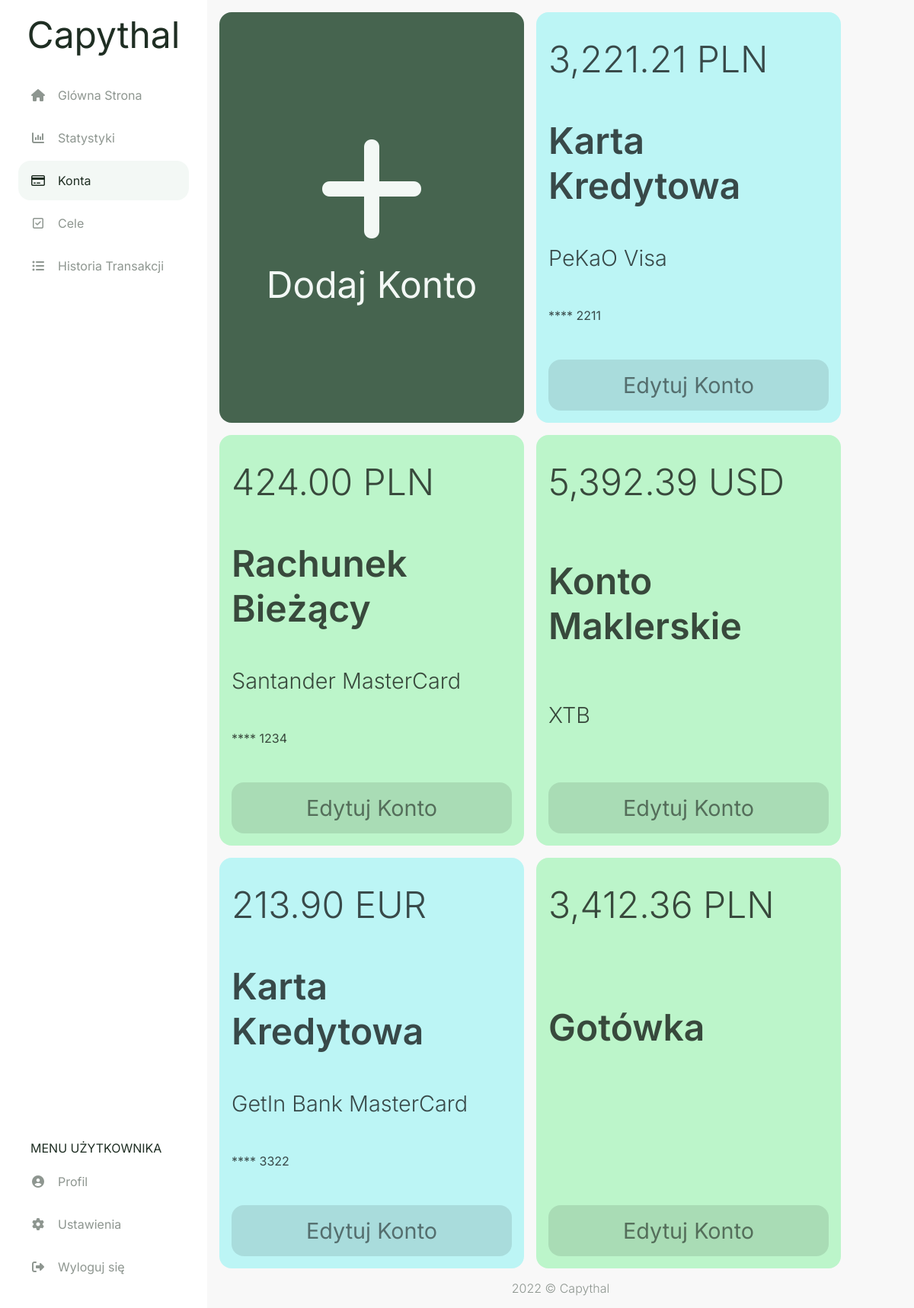
Page /accounts (signed in) on the earlier database version.
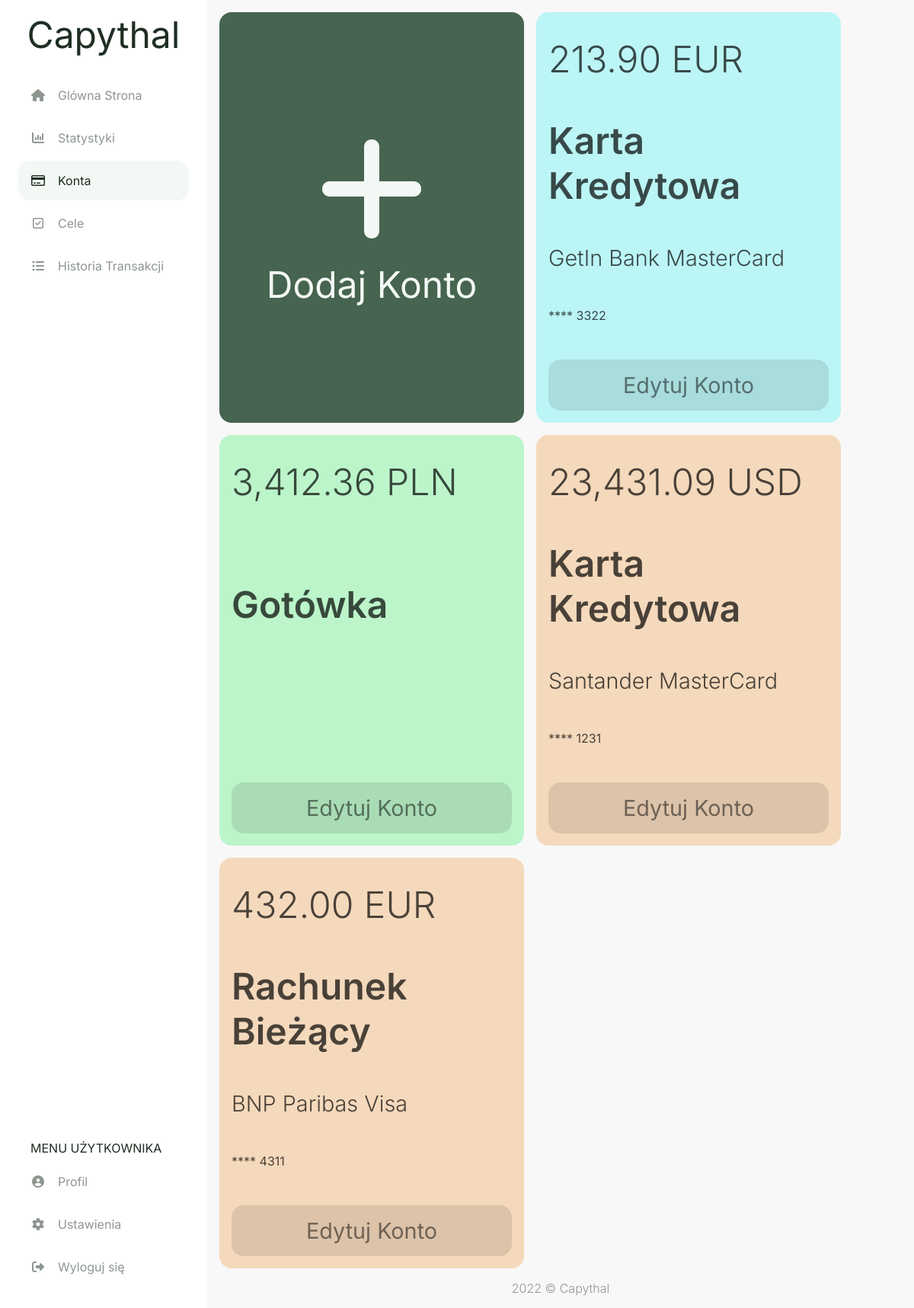
Same page on the later database version.
### capythal/models.py (models this page shows, shortened)
class account(db.Model):
    id = db.Column(db.Integer, primary_key=True)
    user_id = db.Column(db.Integer, db.ForeignKey('user.id'), nullable=False)
    currency_id = db.Column(db.Integer, db.ForeignKey('currency.id'), nullable=False)
    card_id = db.Column(db.Integer, db.ForeignKey('card.id'))
    acc_type_id = db.Column(db.Integer, db.ForeignKey('acc_type.id'), nullable=False)
    style_id = db.Column(db.Integer, db.ForeignKey('style.id'), nullable=False)
    amount = db.Column(db.Float(20,2), default = 0)
    card_number = db.Column(db.String(4))
    fin_inst = db.Column(db.String(20))
    transaction = db.relationship("transaction", backref="account", lazy=True)
    settings = db.relationship("settings", back_populates="account", uselist=False)
    goal = db.relationship("goal", backref="account", lazy=True)

class currency(db.Model):
    id = db.Column(db.Integer, primary_key=True)
    name = db.Column(db.String(20), nullable=False)
    account = db.relationship("account", backref="currency", lazy=True)
    settings = db.relationship("settings", backref="currency", lazy=True)

class acc_type(db.Model):
    id = db.Column(db.Integer, primary_key=True)
    name = db.Column(db.String(20), nullable=False)
    account = db.relationship("account", backref="acc_type", lazy=True)

class card(db.Model):
    id = db.Column(db.Integer, primary_key=True)
    name = db.Column(db.String(20), nullable=False)
    account = db.relationship("account", backref="card", lazy=True)

### capythal/routes.py (the view, shortened to what this page needs)
@app.route('/accounts', methods=['GET', 'POST'])
@login_required
def accounts():
    form_add = addAccForm()
    form_edit = editAccForm()
    accounts = db.session.query(account,currency,card,acc_type,style).join(currency).join(card).join(acc_type).join(style).filter(account.user_id == current_user.id)
    if form_edit.deleteAcc.data and form_edit.validate():
        db.session.execute(
            delete(account)
            .where((account.id == form_edit.account_id.data) & (account.user_id == current_user.id)))
        db.session.commit()
        return redirect(url_for('accounts'))
    return render_template("accounts.html", accounts = accounts, form_add = form_add, form_edit = form_edit)

### capythal/models.py (called while the page is built)
@login_manager.user_loader
def load_user(user_id):
    return user.query.get(int(user_id))

### capythal/routes.py (called while the page is built)
@app.template_filter()
def currencyFormat(value):
    value = float(value)
    return "{:,.2f}".format(value)

### capythal/templates/accounts.html (shortened to what this page needs)
{% extends "layout.html" %}
{% set active_page = "accounts" %}
{% block head %}
  {{ super() }}
  <link rel="stylesheet" href="{{ url_for('static', filename='css/accounts.css') }}">
  <link rel="stylesheet" href="{{ url_for('static', filename='css/modals/account-modal.css') }}">
{% endblock %}
{% block content %}
<div class="accounts-flexbox">
  <a href="#modal-add" class="account-add bg-main-btn fc-main-btn">
    <span class="account-plus-sign fa fa-plus"></span>
    <span class="fs-1">Dodaj Konto</span>
  </a>
  {% for account,currency,card,acc_type,style in accounts %}
    <div class="account-info style-{{ style.name }}">
      <span class="fs-1 fw-light">{{ account.amount | currencyFormat }} {{ currency.name }}</span>
      <span class="fs-1 fw-semibold">{{ acc_type.name }}</span>
      <span class="fs-2 fw-light">
        {% if account.fin_inst %}{{ account.fin_inst }}{% endif %} {% if card.name %}{{ card.name }}{% endif %}
      </span>
      {% if account.card_number %}
      <span class="fs-4">**** {{ account.card_number }}</span>
      {% endif %}
      <a href="#modal{{ account.id }}" class="account-edit" value=1>
        <span class="fs-2">Edytuj Konto</span>
      </a>
    </div>
  {% endfor %}
</div>
{% endblock %}

### capythal/templates/layout.html (shortened to what this page needs)
<!doctype html>
<html lang="pl">
  <head>
    {% block head %}
    <link rel="stylesheet" href="{{ url_for('static', filename='css/style.css') }}">
    {% endblock %}
  </head>
  <body>
    <aside id="navbar" class="navbar">
      <a class="logo fs-1" href="{{ url_for('home') }}">Capythal</a>
      <ul class="navbar-list-top">
        <li class="menu-button {{ 'active' if active_page == 'home' else '' }}">
          <a href="{{ url_for('home') }}" class="menu-button-link">
            <span class="fa fa-fw fa-home my-auto"></span>
            <span class="ml-1 fs-4">Glówna Strona</span>
          </a>
        </li>
        <li class="menu-button {{ 'active' if active_page == 'stats' else '' }}">
          <a href="{{ url_for('stats') }}" class="menu-button-link">
            <span class="fa fa-fw fa-bar-chart my-auto"></span>
            <span class="ml-1 fs-4">Statystyki</span>
          </a>
        </li>
        <li class="menu-button {{ 'active' if active_page == 'accounts' else '' }}">
          <a href="{{ url_for('accounts') }}" class="menu-button-link">
            <span class="fa fa-fw fa-credit-card my-auto"></span>
            <span class="ml-1 fs-4">Konta</span>
          </a>
        </li>
        <li class="menu-button {{ 'active' if active_page == 'goals' else '' }}">
          <a href="{{ url_for('goals') }}" class="menu-button-link">
            <span class="fa fa-fw fa-check-square-o my-auto"></span>
            <span class="ml-1 fs-4">Cele</span>
          </a>
        </li>
        <li class="menu-button {{ 'active' if active_page == 'history' else '' }}">
          <a href="{{ url_for('history') }}" class="menu-button-link">
            <span class="fa fa-fw fa-list-ul my-auto"></span>
            <span class="ml-1 fs-4">Historia Transakcji</span>
          </a>
        </li>
      </ul>
      <ul class="navbar-list-bottom">
        <li class="nav-item">
          <span class="ml-1 fs-4">MENU UŻYTKOWNIKA</span>
        </li>
        <li class="menu-button">
          <a href="{{ url_for('userpage') }}" class="menu-button-link">
            <span class="fa fa-fw fa-user-circle my-auto"></span>
            <span class="ml-1 fs-4">Profil</span>
          </a>
        </li>
        <li class="menu-button">
          <a href="" class="menu-button-link">
            <span class="fa fa-fw fa-cog my-auto"></span>
            <span class="ml-1 fs-4">Ustawienia</span>
          </a>
        </li>
        <li class="menu-button">
          <a href="{{ url_for('logout') }}" class="menu-button-link">
            <span class="fa fa-fw fa-sign-out my-auto"></span>
            <span class="ml-1 fs-4">Wyloguj się</span>
          </a>
        </li>
      </ul>
    </aside>
    <main class="main-content">
      {%block content%}
      {%endblock%}
    </main>
    <footer class="fc-secondary fw-light">
      2022 © Capythal
    </footer>
  </body>
</html>

### capythal/static/css/style.css (style rules this page uses)
html, body { padding: 0; margin: 0; }
html { height: 100%; font-family: 'Inter', sans-serif; width: 100%; }
body { background-color: #F8F8F8; color: #1F2E23; min-height: 100vh; display: flex; flex-direction: column; }
* { box-sizing: border-box; }
aside { background-color: #FFFFFF; }
a { color: #1F2E23; cursor: pointer; text-decoration: none; }
.bg-main-btn { background-color: #46644F; }
.style-orange { color: hsl(30, 18%, 33%); background-color: hsl(30, 75%, 85%); }
.style-green { color: hsl(135, 18%, 33%); background-color: hsl(135, 75%, 85%); }
.style-cyan { color: hsl(180, 18%, 33%); background-color: hsl(180, 75%, 85%); }
.fc-secondary { color: #8E9690; }
.fc-main-btn { color: #F3F8F5; }
.fw-light { font-weight: 300 !important; }
.fw-semibold { font-weight: 600 !important; }
.ml-1 { margin-left: 1rem !important; }
.my-auto { margin: auto 0; }
.navbar { transition: all 0.4s ease-in-out; }
.main-content { height: 100%; }
.navbar { display: flex; flex-direction: column; position: fixed; top: 0; bottom: 0; width: 0; opacity: 0; height: 100%; max-width: 75%; overflow-y: auto; z-index: 101; }
.logo { display: none; margin: 1rem auto 0; }
.navbar-list-top, .navbar-list-bottom { width: 100%; padding: 1.5rem; list-style: none }
.navbar-list-top { margin-top: 0; margin-bottom: auto; }
.navbar-list-bottom { margin-bottom: 0; }
.nav-item { margin: 0.5rem 0; }
.active { border-radius: 1rem; background-color: #F3F8F5; }
.active a { color: #1F2E23 !important; }
.menu-button a { margin-bottom: 0.25rem; color: #8E9690; }
.menu-button-link { display: flex; padding: 1rem; }
footer { margin-top: auto; display: flex; margin-bottom: 1rem; justify-content: center; }
.fs-1 { font-size: 2rem; }
.fs-2 { font-size: 1.5rem; }
.fs-4 { font-size: 0.8rem; }
@media (min-width: 500px) { .fs-1 { font-size: 3rem; } }
@media (min-width: 500px) { .fs-2 { font-size: 2rem; } }
@media (min-width: 500px) { .fs-4 { font-size: 1.2rem ; } }
@media (min-width: 800px) { .navbar { width: 100%; opacity: 1; max-width: 17rem; } }
@media (min-width: 800px) { footer { margin-left: 17rem; } }
@media (min-width: 800px) { .add-tr, .logo { display: block; } }
@media (min-width: 800px) { .main-content { margin-left: 17rem; } }
@media (min-width: 800px) { .fs-1 { font-size: 3rem; } }
@media (min-width: 800px) { .fs-2 { font-size: 1.8rem; } }
@media (min-width: 800px) { .fs-4 { font-size: 1rem; } }

### capythal/static/css/accounts.css (style rules this page uses)
.accounts-flexbox { padding: 1rem; display: flex; gap: 1rem; flex-wrap: wrap; }
.account-add, .account-info { flex: 1 0 100%; border-radius: 1rem; display: flex; flex-direction: column; }
.account-add { padding: 3.5rem; justify-content: center; align-items: center; gap: 1rem; }
.account-plus-sign { font-size: 10rem; }
.account-info { padding: 2rem 1rem 1rem; justify-content: space-between; gap: 3rem; color: rgba(0, 0, 0, 0.7); word-wrap: break-word; }
.account-edit { padding: 1rem; border-radius: 1rem; color: rgba(0, 0, 0, 0.5); background-color: rgba(0, 0, 0, 0.1); }
.account-edit > span { display: flex; justify-content: center; }
@media (min-width: 1100px) { .account-add, .account-info { max-width: 25rem; } }

Differences in the rows shown:
removed account: amount "3,221.21", name "PLN", name "Karta Kredytowa", fin_inst "PeKaO", name "Visa", card_number "2211", {{ account.id }} 1 (drawn)
removed account: amount "424.00", name "PLN", name "Rachunek Bieżący", fin_inst "Santander", name "MasterCard", card_number "1234"
removed account: amount "5,392.39", name "USD", name "Konto Maklerskie", fin_inst "XTB"
added account: amount "23,431.09", name "USD", name "Karta Kredytowa", fin_inst "Santander", name "MasterCard", card_number "1231"
added account: amount "432.00", name "EUR", name "Rachunek Bieżący", fin_inst "BNP Paribas", name "Visa", card_number "4311"
